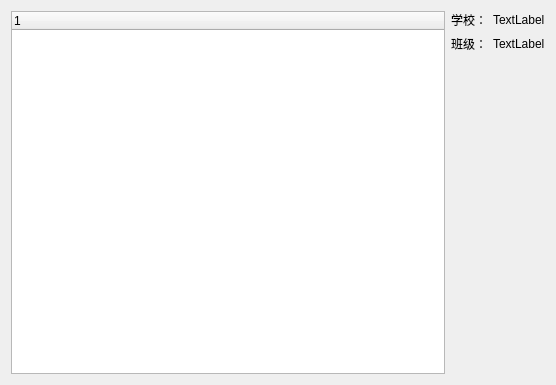
<?xml version="1.0" encoding="UTF-8"?>
<ui version="4.0">
 <class>TreeWidget</class>
 <widget class="QWidget" name="TreeWidget">
  <property name="geometry">
   <rect>
    <x>0</x>
    <y>0</y>
    <width>556</width>
    <height>385</height>
   </rect>
  </property>
  <property name="windowTitle">
   <string>TreeWidget</string>
  </property>
  <layout class="QHBoxLayout" name="horizontalLayout_3">
   <item>
    <widget class="QTreeWidget" name="treeWidget">
     <column>
      <property name="text">
       <string notr="true">1</string>
      </property>
     </column>
    </widget>
   </item>
   <item>
    <layout class="QVBoxLayout" name="verticalLayout">
     <item>
      <layout class="QHBoxLayout" name="horizontalLayout">
       <item>
        <widget class="QLabel" name="label">
         <property name="text">
          <string>学校：</string>
         </property>
        </widget>
       </item>
       <item>
        <widget class="QLabel" name="SchoolLabel">
         <property name="text">
          <string>TextLabel</string>
         </property>
        </widget>
       </item>
      </layout>
     </item>
     <item>
      <layout class="QHBoxLayout" name="horizontalLayout_2">
       <item>
        <widget class="QLabel" name="label_2">
         <property name="text">
          <string>班级：</string>
         </property>
        </widget>
       </item>
       <item>
        <widget class="QLabel" name="ClassLabel">
         <property name="text">
          <string>TextLabel</string>
         </property>
        </widget>
       </item>
      </layout>
     </item>
     <item>
      <spacer name="verticalSpacer">
       <property name="orientation">
        <enum>Qt::Vertical</enum>
       </property>
       <property name="sizeHint" stdset="0">
        <size>
         <width>20</width>
         <height>40</height>
        </size>
       </property>
      </spacer>
     </item>
    </layout>
   </item>
  </layout>
 </widget>
 <layoutdefault spacing="6" margin="11"/>
 <resources/>
 <connections/>
</ui>
